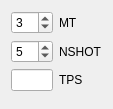
             <widget class="QWidget" name="timePage">
              <property name="geometry">
               <rect>
                <x>0</x>
                <y>0</y>
                <width>113</width>
                <height>109</height>
               </rect>
              </property>
              <attribute name="label">
               <string>Time</string>
              </attribute>
              <attribute name="toolTip">
               <string>Time settings (t)</string>
              </attribute>
              <layout class="QVBoxLayout" name="verticalLayout_12">
               <item>
                <layout class="QGridLayout" name="gridLayout_6">
                 <item row="1" column="0">
                  <widget class="QSpinBox" name="NSHOT">
                   <property name="toolTip">
                    <string>Total number of plots of electric field lines or total current
lines at subsequent time steps for the monopole case
(MROT=0). Plots are made at equally spaced time steps.</string>
                   </property>
                   <property name="minimum">
                    <number>1</number>
                   </property>
                   <property name="value">
                    <number>5</number>
                   </property>
                  </widget>
                 </item>
                 <item row="0" column="0">
                  <widget class="QSpinBox" name="MT">
                   <property name="toolTip">
                    <string>Number of time steps for a beam to move from one cell to
another. (It will be automatically changed
to MT=4 when LCHIN=.T. and MROT=1).
If the user’s chosen value is not large enough to satisfy
the stability criterion (1), a warning message will be
issued with a suggested value. Calculation continues
despite of the warning.</string>
                   </property>
                   <property name="minimum">
                    <number>1</number>
                   </property>
                   <property name="maximum">
                    <number>19</number>
                   </property>
                   <property name="value">
                    <number>3</number>
                   </property>
                  </widget>
                 </item>
                 <item row="0" column="1">
                  <widget class="QLabel" name="label_16">
                   <property name="text">
                    <string>MT</string>
                   </property>
                  </widget>
                 </item>
                 <item row="1" column="1">
                  <widget class="QLabel" name="label_17">
                   <property name="text">
                    <string>NSHOT</string>
                   </property>
                  </widget>
                 </item>
                 <item row="2" column="0">
                  <widget class="QLineEdit" name="TPS">
                   <property name="toolTip">
                    <string>[pico seconds] The first time step at which electric field lines or total
current lines are plotted. The default value is (the total
time needed for a bunch to pass through a
structure)/NSHOT.</string>
                   </property>
                  </widget>
                 </item>
                 <item row="2" column="1">
                  <widget class="QLabel" name="label_18">
                   <property name="text">
                    <string>TPS</string>
                   </property>
                  </widget>
                 </item>
                </layout>
               </item>
               <item>
                <spacer name="verticalSpacer_5">
                 <property name="orientation">
                  <enum>Qt::Vertical</enum>
                 </property>
                 <property name="sizeHint" stdset="0">
                  <size>
                   <width>20</width>
                   <height>40</height>
                  </size>
                 </property>
                </spacer>
               </item>
              </layout>
             </widget>
